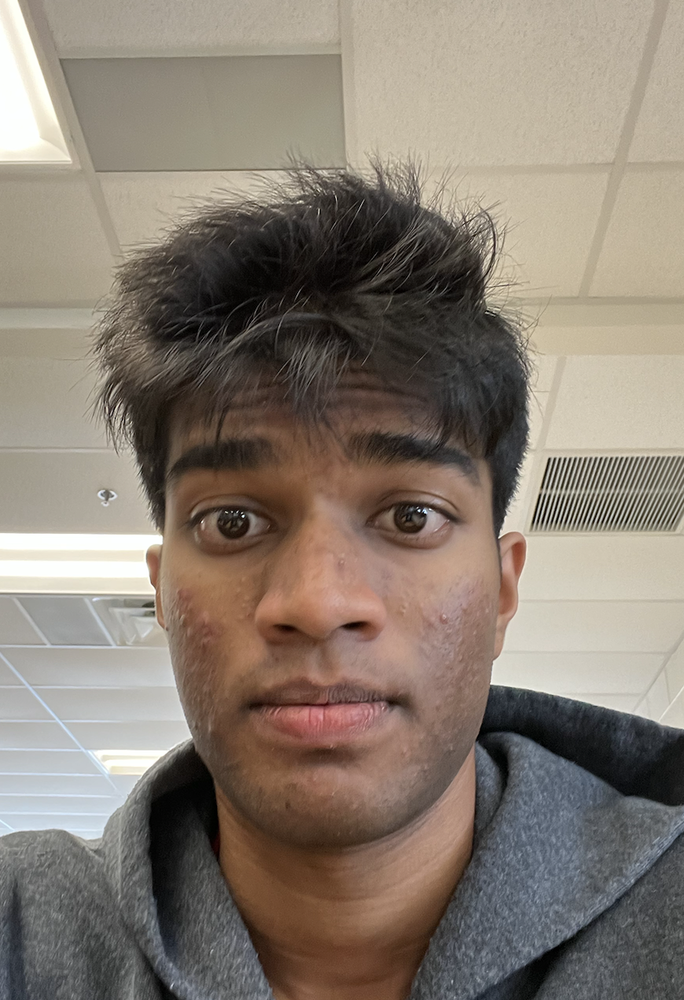
#> input picture images/face4.png, 684 x 1000 px, shrunk from 870 x 1272 before the run
$ python contour.py
#> lines starting #> are read from the running program, lines starting #| are printed output that depends on the picture; after the words box and inside, x2 and y2 are one past the last pixel; in counts of white or black regions, pixels touching at a corner belong together
import cv2
image = cv2.imread("images/face4.png")
#> image is the input picture: shape (1000, 684, 3); mean B, G, R 113.4, 124.6, 135.6
#gray scale image
grayImage = cv2.cvtColor(image, cv2.COLOR_BGR2GRAY)
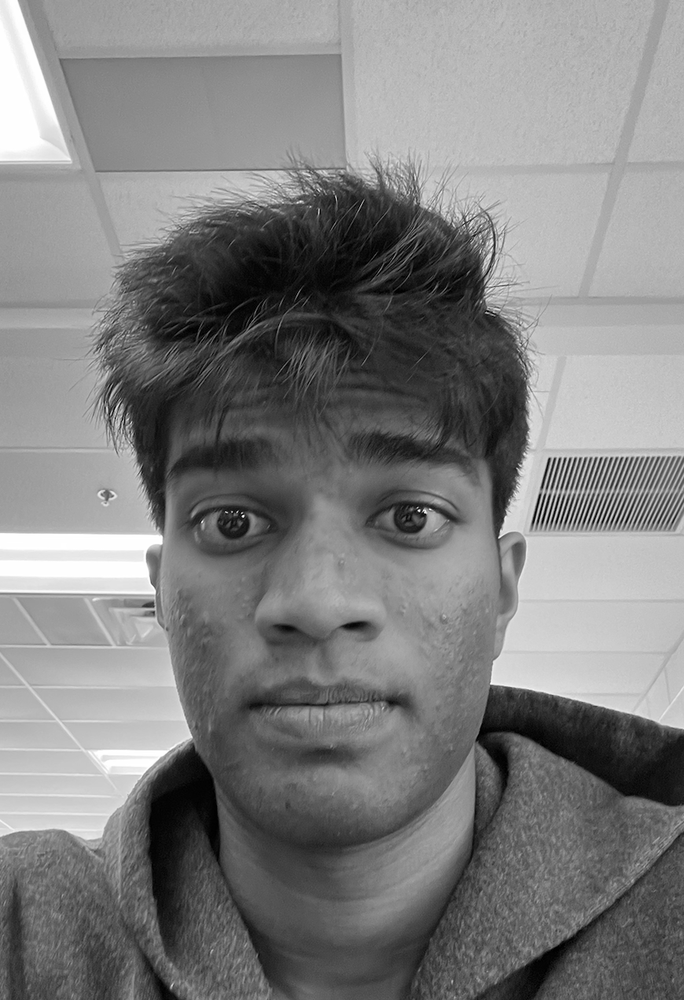
#> grayImage: shape (1000, 684); min 0, max 255, mean 126.6
#binary threshold
ret, thresh = cv2.threshold(grayImage, 150, 255, cv2.THRESH_BINARY)
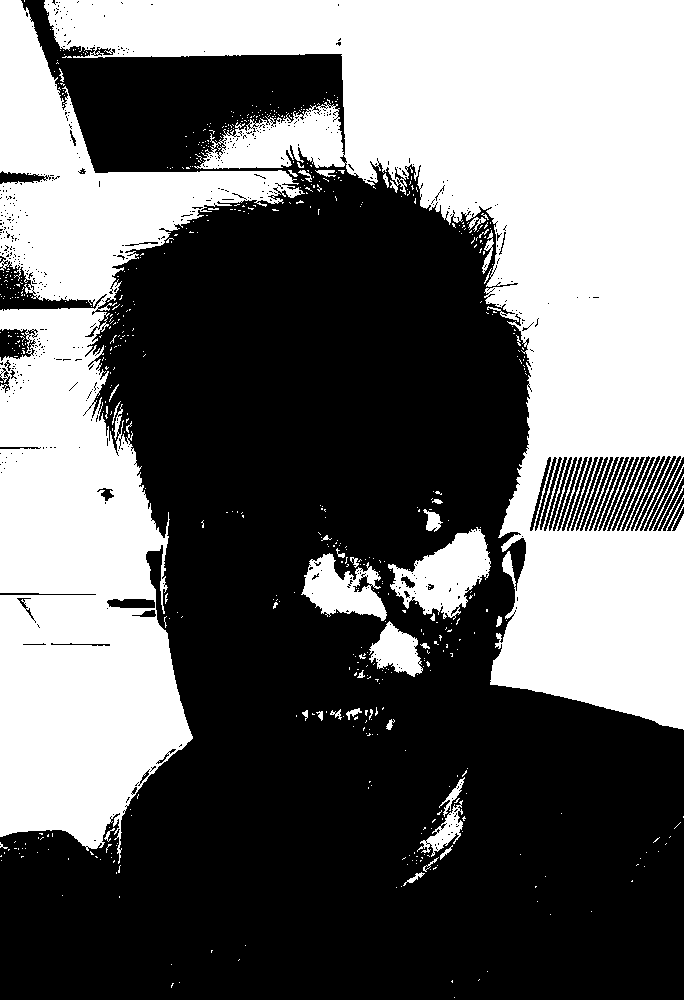
#> thresh: shape (1000, 684); 42.3% white; 631 white regions (589 under 20 px)
#show Image
# cv2.imshow("Binary Image", thresh)
# cv2.waitKey(0)
#save image
# cv2.imwrite('img1thresh.jpg', thresh)
# cv2.destroyAllWindows()
# detect the contours on the binary image using cv2.CHAIN_APPROX_NONE
contours, hierarchy = cv2.findContours(image=thresh, mode=cv2.RETR_TREE, method=cv2.CHAIN_APPROX_NONE)
#> contours = 1626 contours, 1530 with area under 20; largest, box (x1, y1, x2, y2) and area: (44, 0, 684, 730) 174346, (0, 0, 305, 864) 105087, (388, 527, 491, 620) 4832, (301, 553, 387, 621) 3160, (369, 621, 423, 677) 1620
# draw contours on the original image
image_copy = image.copy()
#> (the run stopped early here; a loop or call above may not have finished)

$ run again, with images/face3.png copied over images/face4.png
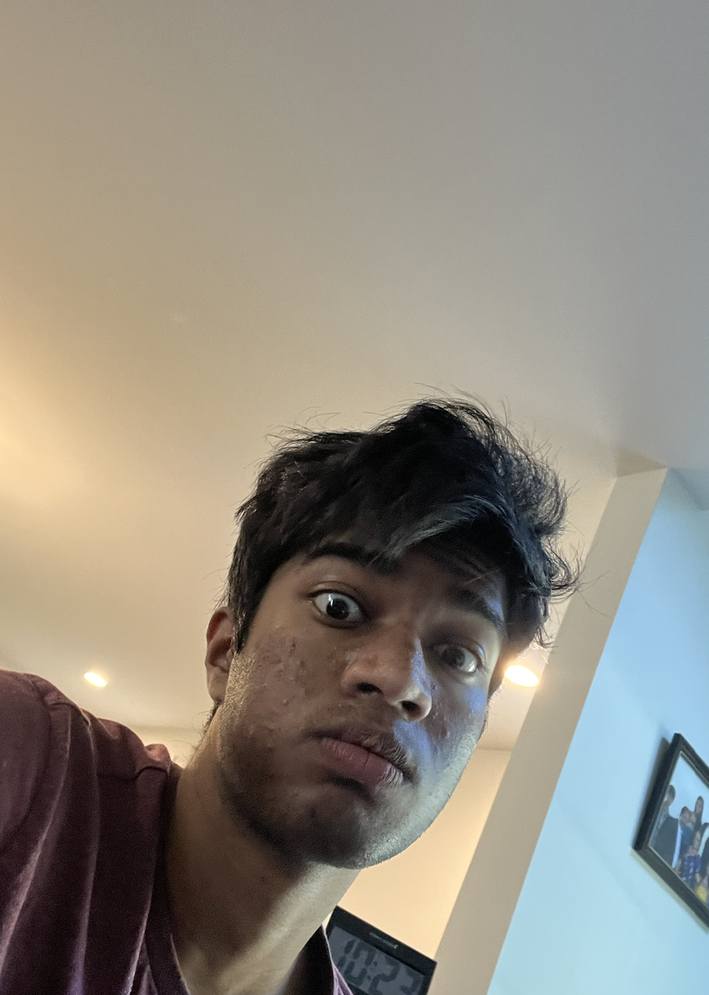
#> input picture images/face3.png, 709 x 995 px, shrunk from 976 x 1370 before the run
#> image is the input picture: shape (995, 709, 3); mean B, G, R 126.9, 137.9, 143.6
#> `grayImage = cv2.cvtColor(image, cv2.COLOR_BGR2GRAY)`:
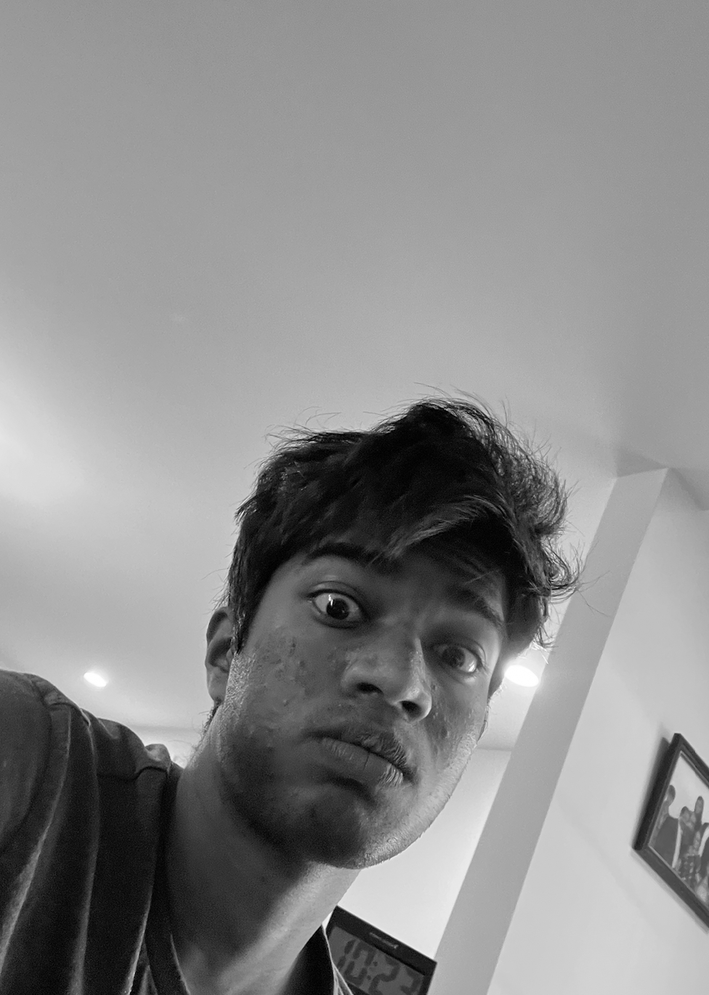
#> grayImage: shape (995, 709); min 0, max 255, mean 138.3
#> `ret, thresh = cv2.threshold(grayImage, 150, 255, cv2.THRESH_BINARY)`:
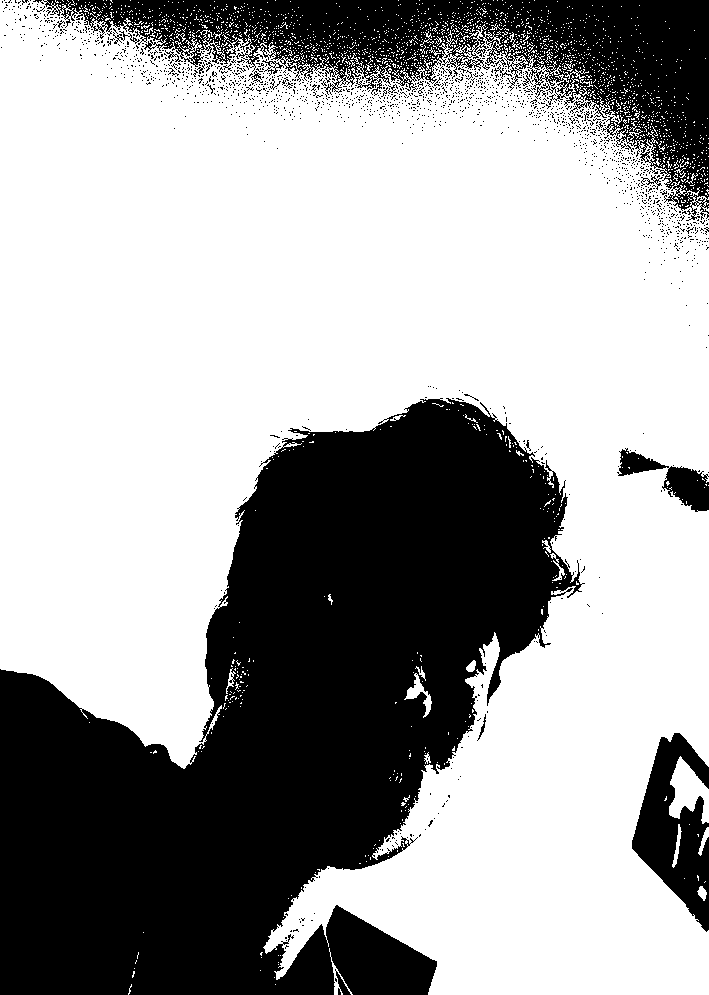
#> thresh: shape (995, 709); 63.5% white; 1771 black regions (1750 under 20 px)
#> contours = 5462 contours, 5368 with area under 20; largest, box (x1, y1, x2, y2) and area: (0, 0, 709, 995) 444878, (669, 756, 709, 824) 1378, (617, 447, 670, 477) 761, (404, 673, 432, 718) 293, (671, 191, 695, 211) 280

$ run again, with images/face6.png copied over images/face4.png
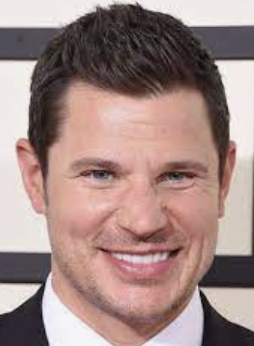
#> input picture images/face6.png, 254 x 346 px
#> image is the input picture: shape (346, 254, 3); mean B, G, R 132.8, 137, 162.1
#> `grayImage = cv2.cvtColor(image, cv2.COLOR_BGR2GRAY)`:
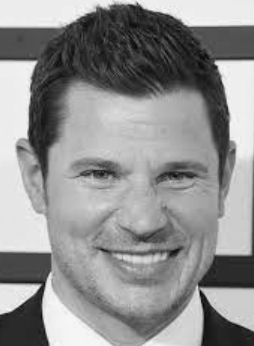
#> grayImage: shape (346, 254); min 2, max 247, mean 144
#> `ret, thresh = cv2.threshold(grayImage, 150, 255, cv2.THRESH_BINARY)`:
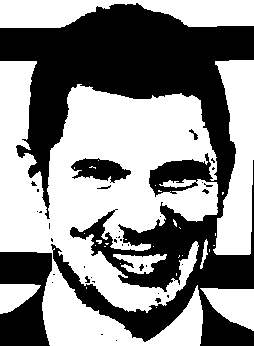
#> thresh: shape (346, 254); 55% white; 38 black regions (29 under 20 px)
#> contours = 72 contours, 56 with area under 20; largest, box (x1, y1, x2, y2) and area: (0, 61, 218, 346) 34757, (213, 60, 254, 255) 5154, (0, 0, 254, 28) 4772, (200, 288, 254, 331) 1374, (70, 157, 132, 184) 1000
